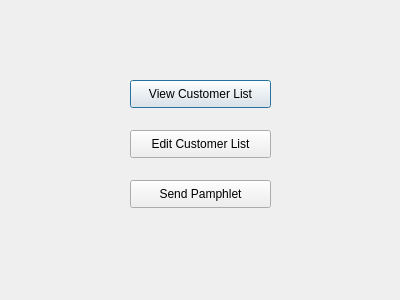
<?xml version="1.0" encoding="UTF-8"?>
<ui version="4.0">
 <class>SecDialog</class>
 <widget class="QDialog" name="SecDialog">
  <property name="geometry">
   <rect>
    <x>0</x>
    <y>0</y>
    <width>400</width>
    <height>300</height>
   </rect>
  </property>
  <property name="windowTitle">
   <string>Dialog</string>
  </property>
  <property name="styleSheet">
   <string notr="true"/>
  </property>
  <widget class="QPushButton" name="customerList_pushButton">
   <property name="geometry">
    <rect>
     <x>130</x>
     <y>80</y>
     <width>141</width>
     <height>28</height>
    </rect>
   </property>
   <property name="text">
    <string>View Customer List</string>
   </property>
  </widget>
  <widget class="QPushButton" name="editList_pushButton">
   <property name="geometry">
    <rect>
     <x>130</x>
     <y>130</y>
     <width>141</width>
     <height>28</height>
    </rect>
   </property>
   <property name="text">
    <string>Edit Customer List</string>
   </property>
  </widget>
  <widget class="QPushButton" name="snedPamphlet_pushButton">
   <property name="geometry">
    <rect>
     <x>130</x>
     <y>180</y>
     <width>141</width>
     <height>28</height>
    </rect>
   </property>
   <property name="text">
    <string>Send Pamphlet</string>
   </property>
  </widget>
 </widget>
 <resources/>
 <connections>
  <connection>
   <sender>customerList_pushButton</sender>
   <signal>clicked()</signal>
   <receiver>SecDialog</receiver>
   <slot>viewCustomerList()</slot>
   <hints>
    <hint type="sourcelabel">
     <x>189</x>
     <y>97</y>
    </hint>
    <hint type="destinationlabel">
     <x>264</x>
     <y>41</y>
    </hint>
   </hints>
  </connection>
  <connection>
   <sender>editList_pushButton</sender>
   <signal>clicked()</signal>
   <receiver>SecDialog</receiver>
   <slot>editCustomerList()</slot>
   <hints>
    <hint type="sourcelabel">
     <x>241</x>
     <y>140</y>
    </hint>
    <hint type="destinationlabel">
     <x>273</x>
     <y>122</y>
    </hint>
   </hints>
  </connection>
  <connection>
   <sender>snedPamphlet_pushButton</sender>
   <signal>clicked()</signal>
   <receiver>SecDialog</receiver>
   <slot>sendPamphletList()</slot>
   <hints>
    <hint type="sourcelabel">
     <x>181</x>
     <y>189</y>
    </hint>
    <hint type="destinationlabel">
     <x>265</x>
     <y>240</y>
    </hint>
   </hints>
  </connection>
 </connections>
 <slots>
  <slot>viewCustomerList()</slot>
  <slot>editCustomerList()</slot>
  <slot>sendPamphletList()</slot>
 </slots>
</ui>
